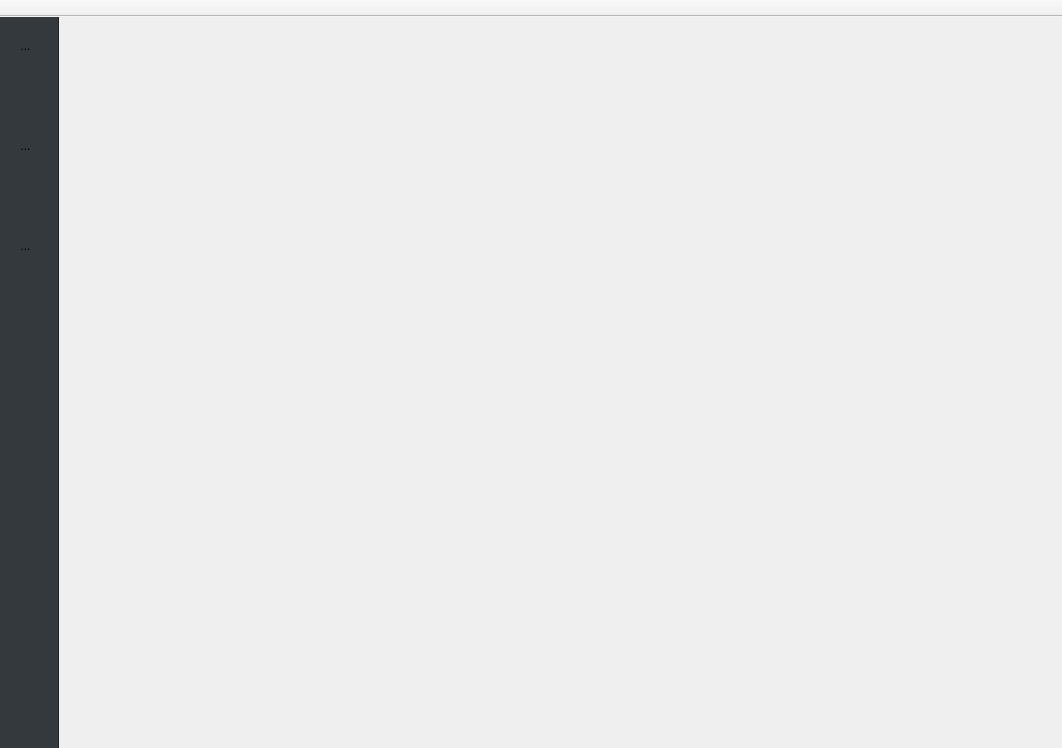
<?xml version="1.0" encoding="UTF-8"?>
<ui version="4.0">
 <class>MainWindow</class>
 <widget class="QMainWindow" name="MainWindow">
  <property name="geometry">
   <rect>
    <x>0</x>
    <y>0</y>
    <width>1062</width>
    <height>748</height>
   </rect>
  </property>
  <property name="windowTitle">
   <string>MediaElch</string>
  </property>
  <property name="styleSheet">
   <string notr="true">#centralWidget {
	background-image: url(:/img/pattern2.png);
}

#menuWidget {
	background-color: rgb(51, 57, 61);
	border-right: 1px solid rgb(34, 34, 34);
}</string>
  </property>
  <widget class="QWidget" name="centralWidget">
   <layout class="QHBoxLayout" name="horizontalLayout_2">
    <property name="spacing">
     <number>0</number>
    </property>
    <property name="margin">
     <number>0</number>
    </property>
    <item>
     <widget class="QWidget" name="menuWidget" native="true">
      <property name="minimumSize">
       <size>
        <width>0</width>
        <height>0</height>
       </size>
      </property>
      <property name="maximumSize">
       <size>
        <width>16777215</width>
        <height>16777215</height>
       </size>
      </property>
      <layout class="QVBoxLayout" name="verticalLayout">
       <property name="spacing">
        <number>28</number>
       </property>
       <property name="leftMargin">
        <number>16</number>
       </property>
       <property name="topMargin">
        <number>20</number>
       </property>
       <property name="rightMargin">
        <number>16</number>
       </property>
       <property name="bottomMargin">
        <number>0</number>
       </property>
       <item>
        <widget class="QToolButton" name="buttonMovies">
         <property name="toolTip">
          <string>Movies</string>
         </property>
         <property name="styleSheet">
          <string notr="true">border: 0;</string>
         </property>
         <property name="text">
          <string>...</string>
         </property>
         <property name="icon">
          <iconset resource="../MediaElch.qrc">
           <normaloff>:/img/video_menuActive.png</normaloff>:/img/video_menuActive.png</iconset>
         </property>
         <property name="iconSize">
          <size>
           <width>24</width>
           <height>24</height>
          </size>
         </property>
        </widget>
       </item>
       <item>
        <widget class="QToolButton" name="buttonMovieSets">
         <property name="toolTip">
          <string>Movie Sets</string>
         </property>
         <property name="styleSheet">
          <string notr="true">border: 0;</string>
         </property>
         <property name="text">
          <string/>
         </property>
         <property name="icon">
          <iconset resource="../MediaElch.qrc">
           <normaloff>:/img/movieSets_menu.png</normaloff>:/img/movieSets_menu.png</iconset>
         </property>
         <property name="iconSize">
          <size>
           <width>24</width>
           <height>24</height>
          </size>
         </property>
        </widget>
       </item>
       <item>
        <widget class="QToolButton" name="buttonTvshows">
         <property name="toolTip">
          <string>TV Shows</string>
         </property>
         <property name="styleSheet">
          <string notr="true">border: 0;</string>
         </property>
         <property name="text">
          <string>...</string>
         </property>
         <property name="icon">
          <iconset resource="../MediaElch.qrc">
           <normaloff>:/img/display_on_menu.png</normaloff>:/img/display_on_menu.png</iconset>
         </property>
         <property name="iconSize">
          <size>
           <width>24</width>
           <height>24</height>
          </size>
         </property>
        </widget>
       </item>
       <item>
        <widget class="QToolButton" name="buttonConcerts">
         <property name="toolTip">
          <string>Concerts</string>
         </property>
         <property name="styleSheet">
          <string notr="true">border: 0;</string>
         </property>
         <property name="text">
          <string/>
         </property>
         <property name="icon">
          <iconset resource="../MediaElch.qrc">
           <normaloff>:/img/concerts_menu.png</normaloff>:/img/concerts_menu.png</iconset>
         </property>
         <property name="iconSize">
          <size>
           <width>24</width>
           <height>24</height>
          </size>
         </property>
        </widget>
       </item>
       <item>
        <widget class="QToolButton" name="buttonSettings">
         <property name="toolTip">
          <string>Settings</string>
         </property>
         <property name="styleSheet">
          <string notr="true">border: 0;</string>
         </property>
         <property name="text">
          <string>...</string>
         </property>
         <property name="icon">
          <iconset resource="../MediaElch.qrc">
           <normaloff>:/img/spanner_menu.png</normaloff>:/img/spanner_menu.png</iconset>
         </property>
         <property name="iconSize">
          <size>
           <width>24</width>
           <height>28</height>
          </size>
         </property>
        </widget>
       </item>
       <item>
        <spacer name="verticalSpacer">
         <property name="orientation">
          <enum>Qt::Vertical</enum>
         </property>
         <property name="sizeHint" stdset="0">
          <size>
           <width>20</width>
           <height>40</height>
          </size>
         </property>
        </spacer>
       </item>
      </layout>
     </widget>
    </item>
    <item>
     <widget class="QStackedWidget" name="stackedWidget">
      <property name="currentIndex">
       <number>0</number>
      </property>
      <widget class="QWidget" name="page">
       <layout class="QVBoxLayout" name="verticalLayout_2">
        <property name="margin">
         <number>0</number>
        </property>
        <item>
         <widget class="QSplitter" name="movieSplitter">
          <property name="styleSheet">
           <string notr="true">QSplitter::handle {
	background-color: transparent;
}
</string>
          </property>
          <property name="lineWidth">
           <number>0</number>
          </property>
          <property name="orientation">
           <enum>Qt::Horizontal</enum>
          </property>
          <property name="handleWidth">
           <number>1</number>
          </property>
          <property name="childrenCollapsible">
           <bool>false</bool>
          </property>
          <widget class="FilesWidget" name="filesWidget" native="true">
           <property name="minimumSize">
            <size>
             <width>100</width>
             <height>0</height>
            </size>
           </property>
          </widget>
          <widget class="MovieWidget" name="movieWidget" native="true"/>
         </widget>
        </item>
       </layout>
      </widget>
      <widget class="QWidget" name="page_2">
       <layout class="QVBoxLayout" name="verticalLayout_3">
        <property name="margin">
         <number>0</number>
        </property>
        <item>
         <widget class="QSplitter" name="tvShowSplitter">
          <property name="styleSheet">
           <string notr="true">QSplitter::handle {
	background-color: transparent;
}
</string>
          </property>
          <property name="lineWidth">
           <number>0</number>
          </property>
          <property name="orientation">
           <enum>Qt::Horizontal</enum>
          </property>
          <property name="handleWidth">
           <number>1</number>
          </property>
          <property name="childrenCollapsible">
           <bool>false</bool>
          </property>
          <widget class="TvShowFilesWidget" name="tvShowFilesWidget" native="true">
           <property name="minimumSize">
            <size>
             <width>100</width>
             <height>0</height>
            </size>
           </property>
           <property name="focusPolicy">
            <enum>Qt::NoFocus</enum>
           </property>
          </widget>
          <widget class="TvShowWidget" name="tvShowWidget" native="true"/>
         </widget>
        </item>
       </layout>
      </widget>
      <widget class="SettingsWidget" name="settings"/>
      <widget class="SetsWidget" name="setsWidget"/>
      <widget class="QWidget" name="concerts">
       <layout class="QVBoxLayout" name="verticalLayout_4">
        <property name="margin">
         <number>0</number>
        </property>
        <item>
         <widget class="QSplitter" name="concertSplitter">
          <property name="styleSheet">
           <string notr="true">QSplitter::handle {
	background-color: transparent;
}
</string>
          </property>
          <property name="orientation">
           <enum>Qt::Horizontal</enum>
          </property>
          <widget class="ConcertFilesWidget" name="concertFilesWidget" native="true">
           <property name="minimumSize">
            <size>
             <width>100</width>
             <height>0</height>
            </size>
           </property>
          </widget>
          <widget class="ConcertWidget" name="concertWidget" native="true"/>
         </widget>
        </item>
       </layout>
      </widget>
     </widget>
    </item>
   </layout>
  </widget>
  <widget class="QToolBar" name="mainToolBar">
   <property name="movable">
    <bool>false</bool>
   </property>
   <property name="iconSize">
    <size>
     <width>24</width>
     <height>24</height>
    </size>
   </property>
   <property name="toolButtonStyle">
    <enum>Qt::ToolButtonTextUnderIcon</enum>
   </property>
   <attribute name="toolBarArea">
    <enum>TopToolBarArea</enum>
   </attribute>
   <attribute name="toolBarBreak">
    <bool>false</bool>
   </attribute>
  </widget>
  <action name="actionSettings">
   <property name="text">
    <string>Settings</string>
   </property>
  </action>
  <action name="actionQuit">
   <property name="text">
    <string>Quit</string>
   </property>
  </action>
  <action name="actionAbout">
   <property name="text">
    <string>About</string>
   </property>
  </action>
 </widget>
 <layoutdefault spacing="6" margin="11"/>
 <customwidgets>
  <customwidget>
   <class>MovieWidget</class>
   <extends>QWidget</extends>
   <header>movies/MovieWidget.h</header>
   <container>1</container>
  </customwidget>
  <customwidget>
   <class>FilesWidget</class>
   <extends>QWidget</extends>
   <header>movies/FilesWidget.h</header>
   <container>1</container>
  </customwidget>
  <customwidget>
   <class>TvShowFilesWidget</class>
   <extends>QWidget</extends>
   <header>tvShows/TvShowFilesWidget.h</header>
   <container>1</container>
  </customwidget>
  <customwidget>
   <class>TvShowWidget</class>
   <extends>QWidget</extends>
   <header>tvShows/TvShowWidget.h</header>
   <container>1</container>
  </customwidget>
  <customwidget>
   <class>SetsWidget</class>
   <extends>QWidget</extends>
   <header>sets/SetsWidget.h</header>
   <container>1</container>
  </customwidget>
  <customwidget>
   <class>ConcertFilesWidget</class>
   <extends>QWidget</extends>
   <header>concerts/ConcertFilesWidget.h</header>
   <container>1</container>
  </customwidget>
  <customwidget>
   <class>ConcertWidget</class>
   <extends>QWidget</extends>
   <header>concerts/ConcertWidget.h</header>
   <container>1</container>
  </customwidget>
  <customwidget>
   <class>SettingsWidget</class>
   <extends>QWidget</extends>
   <header>settings/SettingsWidget.h</header>
   <container>1</container>
  </customwidget>
 </customwidgets>
 <resources>
  <include location="../MediaElch.qrc"/>
 </resources>
 <connections/>
</ui>
